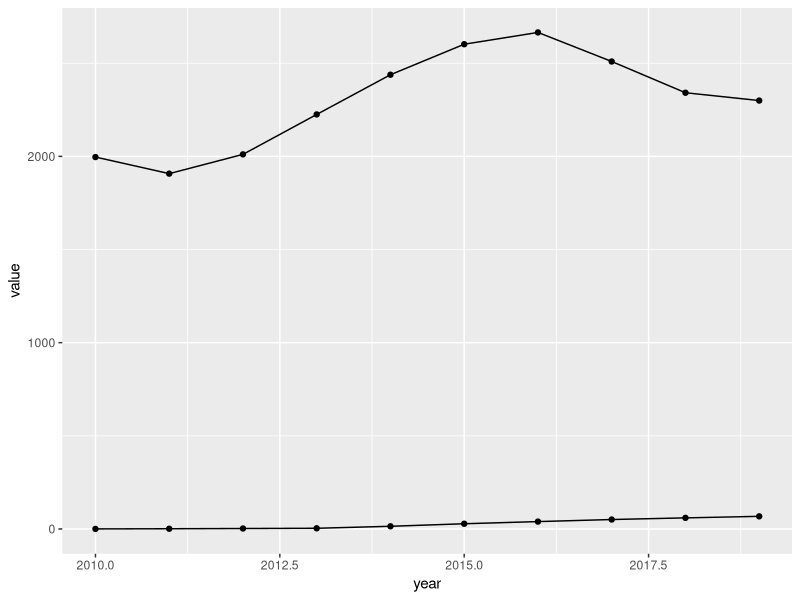

This chart was generated by the following R code:
#figure 1, EV uptake over the entire country

#data is taken from
#veh0150 "Vehicles registered for the first time by body type"
#
#december 2018 EV registrations from SMMT (which gives data for all 2018)
#https://www.smmt.co.uk/2019/01/december-ev-registrations-2/
#
#october 2019 EV registrations taken from
#https://www.smmt.co.uk/vehicle-data/car-registrations/
#but this is likely a live page and will probabably change


library(ggplot2)
library(dplyr)
library(tidyr)

#Veh-150 data


cars<-data.frame(all_cars=c(1996.3,1907.4,2010.8,2225.1,2438.3,2602.1,2665.3,2509.3,2341.5),
                 year=2010:2018,
                 ulev=c(0.3,1.2,2.5,3.7,14.4,28.0,39.6,50.7,59.6))

ulev_up_to_october<-28259+25892
allcars_up_to_october<-2005522

ulev_up_to_october_2018<-12555+35317
allcars_up_to_october_2018<-2064419

ulev_2018<-44437+15474
allcars_2018<-2367147

#in 2018 up to october data represented:
#87% of all cars sold
car_scale_2019<-allcars_up_to_october_2018/allcars_2018
#and 80% of all ULEVs sold
ulev_scale_2019<-ulev_up_to_october_2018/ulev_2018

#these factors will be used to scale the 2019 up to october data into predicted 2019 data
ulev_2019<-ulev_up_to_october/ulev_scale_2019
allcars_2019<-allcars_up_to_october/car_scale_2019

cars<-rbind(cars,c(allcars_2019/1000,2019,ulev_2019/1000))

cars<-cars%>%mutate(all_cars=round(all_cars,1),ulev=round(ulev,1))%>%
  mutate(market_share=round(100*ulev/all_cars,1))



p<-cars%>%pivot_longer(cols=c(all_cars,ulev,market_share))%>%
  filter(name!="market_share")%>%
  ggplot(aes(x=year,y=value,group=name))+geom_point()+geom_line()








